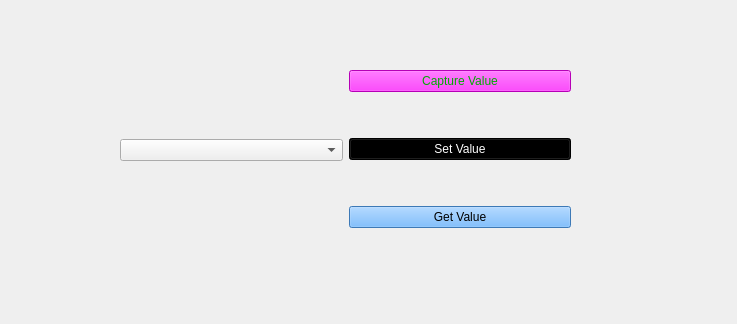
<?xml version="1.0" encoding="UTF-8"?>
<ui version="4.0">
 <class>Widget</class>
 <widget class="QWidget" name="Widget">
  <property name="geometry">
   <rect>
    <x>0</x>
    <y>0</y>
    <width>737</width>
    <height>324</height>
   </rect>
  </property>
  <property name="windowTitle">
   <string>Widget</string>
  </property>
  <widget class="QWidget" name="layoutWidget">
   <property name="geometry">
    <rect>
     <x>120</x>
     <y>30</y>
     <width>451</width>
     <height>241</height>
    </rect>
   </property>
   <layout class="QHBoxLayout" name="horizontalLayout">
    <item>
     <widget class="QComboBox" name="comboBox"/>
    </item>
    <item>
     <layout class="QVBoxLayout" name="verticalLayout">
      <item>
       <widget class="QPushButton" name="CaptureValuepushButton">
        <property name="styleSheet">
         <string notr="true">color: rgb(0, 170, 0);
background-color: rgb(255, 0, 255);
</string>
        </property>
        <property name="text">
         <string>Capture Value</string>
        </property>
       </widget>
      </item>
      <item>
       <widget class="QPushButton" name="SetValuepushButton">
        <property name="styleSheet">
         <string notr="true">color: rgb(255, 255, 255);
background-color: rgb(0, 0, 0);</string>
        </property>
        <property name="text">
         <string>Set Value</string>
        </property>
       </widget>
      </item>
      <item>
       <widget class="QPushButton" name="GetValuepushButton">
        <property name="styleSheet">
         <string notr="true">color: rgb(0, 0, 0);
background-color: rgb(85, 170, 255);</string>
        </property>
        <property name="text">
         <string>Get Value</string>
        </property>
       </widget>
      </item>
     </layout>
    </item>
   </layout>
  </widget>
 </widget>
 <resources/>
 <connections/>
</ui>
